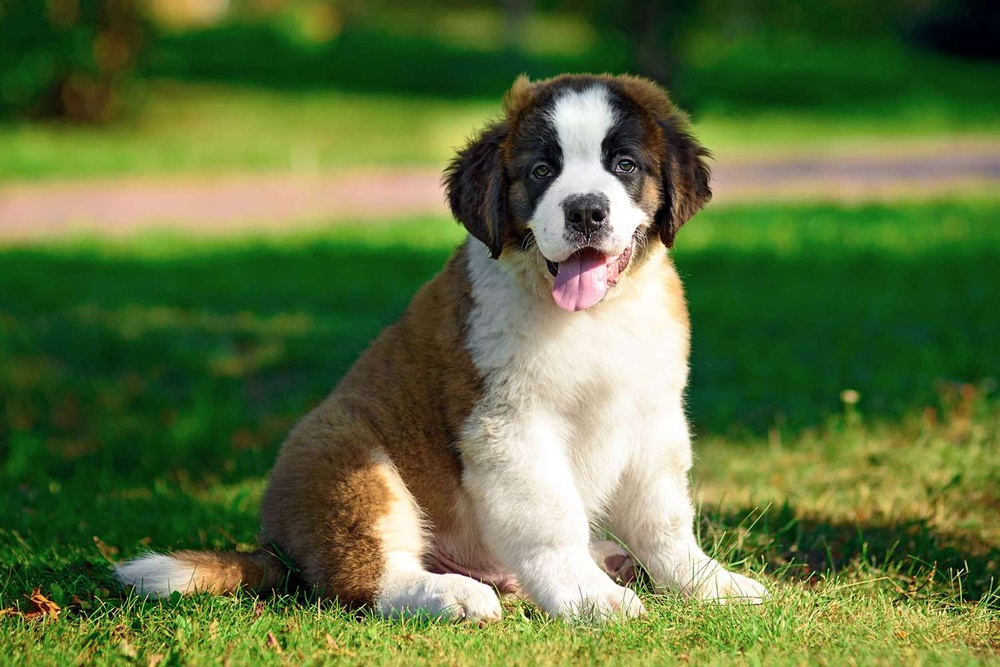
#> input picture cwiczenia_01_04_2025_numpy/puppy_numpy.jpg, 1000 x 667 px, shrunk from 1500 x 1000 before the run
$ python zadanie9.py
#> lines starting #> are read from the running program, lines starting #| are printed output that depends on the picture
import cv2

image = cv2.imread("puppy_numpy.jpg")
#> image is the input picture: shape (667, 1000, 3); mean B, G, R 62.7, 114.3, 94.4

cropped_image = image[0:300, 200:500]
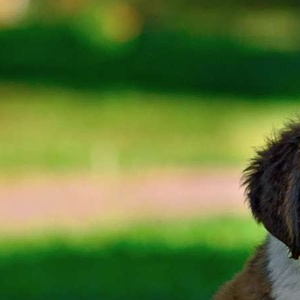
#> cropped_image: shape (300, 300, 3); mean B, G, R 52.7, 119.4, 93.3
cv2.imwrite("cropped_puppy.jpg", cropped_image)
cv2.imshow("Crop",cropped_image)
cv2.waitKey(0)

$ run again, with cwiczenia_01_04_2025_numpy/tsunoda.jpeg copied over cwiczenia_01_04_2025_numpy/puppy_numpy.jpg
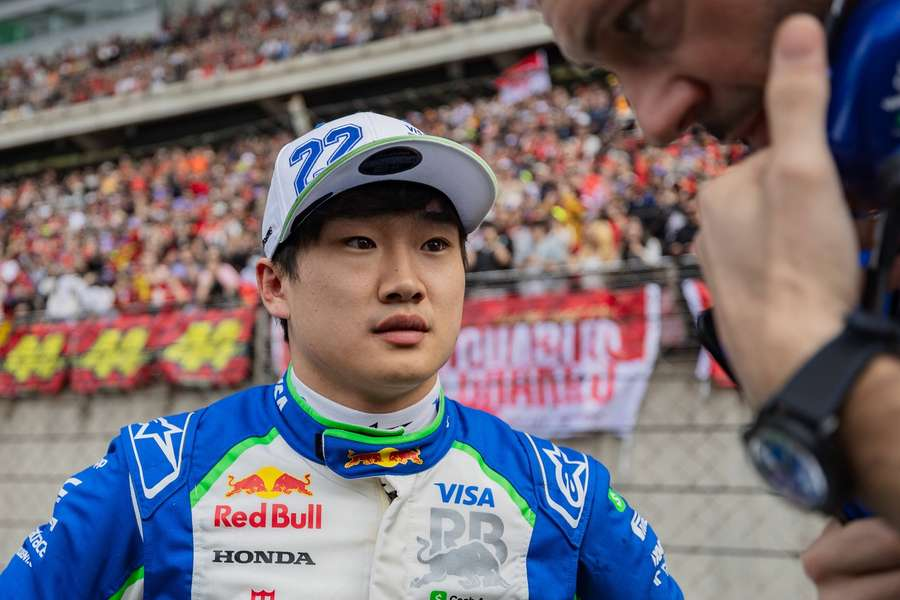
#> input picture cwiczenia_01_04_2025_numpy/tsunoda.jpeg, 900 x 600 px
#> image is the input picture: shape (600, 900, 3); mean B, G, R 113.9, 108.8, 118.4
#> `cropped_image = image[0:300, 200:500]`:
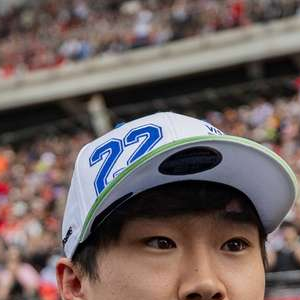
#> cropped_image: shape (300, 300, 3); mean B, G, R 95.4, 97.8, 111.3
